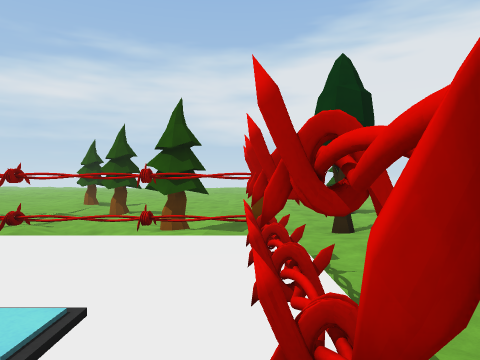
View 1 (above)

17 first-person views from a walk through a 3-D level made in the Unity game engine. The camera is 1.5 m above the floor, looks level and sees 70° across. The floor is counted in squares, 2 m on a side. Each view is taken from the middle of a square. On the plan, view 1 faces up. The plan holds only what a view shows up to about 11 squares ahead; the rest is blank. The place goes on beyond the plan. The player is left out. Surface patterns are stand-ins for the level's own textures.

View 2
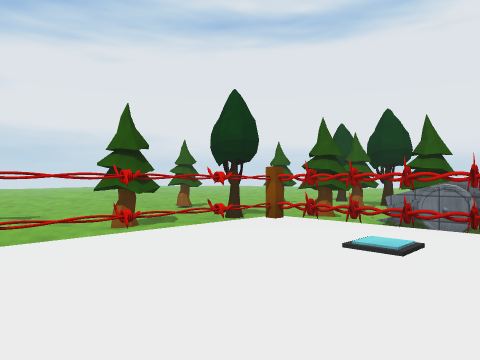

View 3
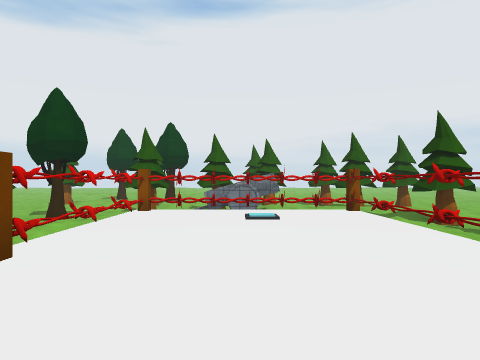

View 4
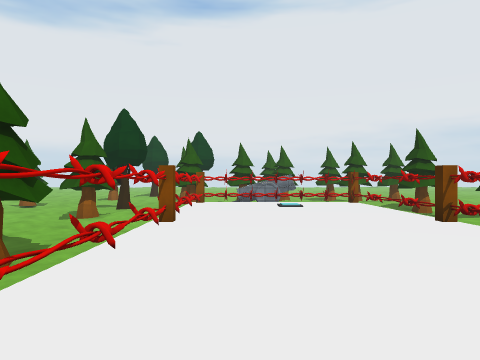

View 5
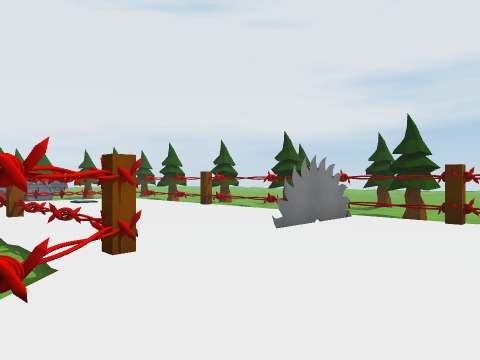

View 6
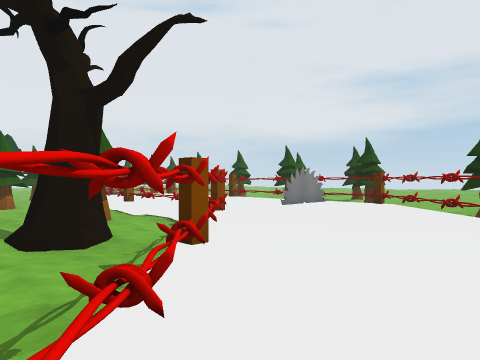

View 7
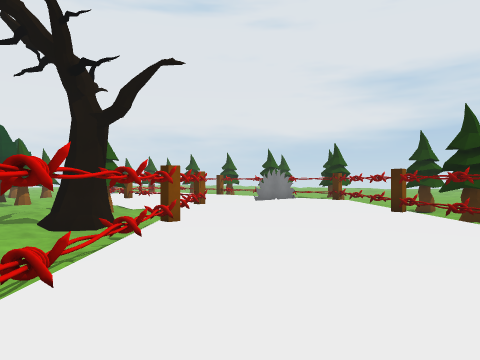

View 8
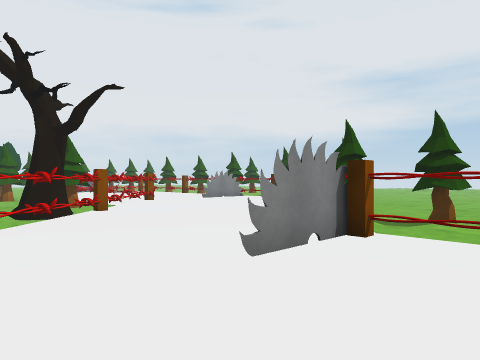

View 9
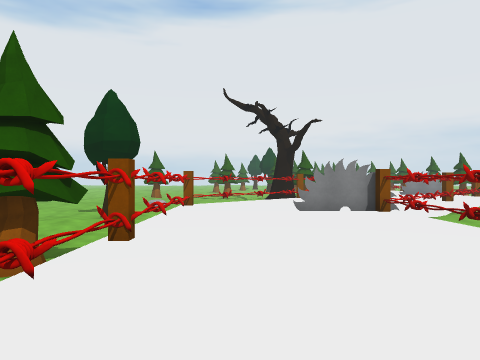

View 10
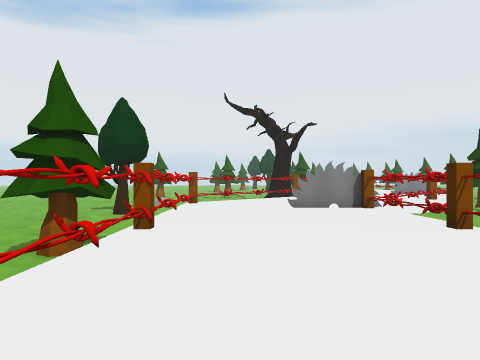

View 11
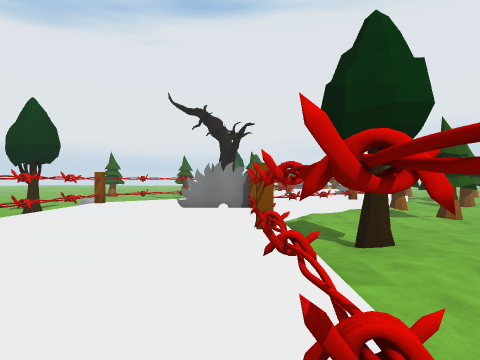

View 12
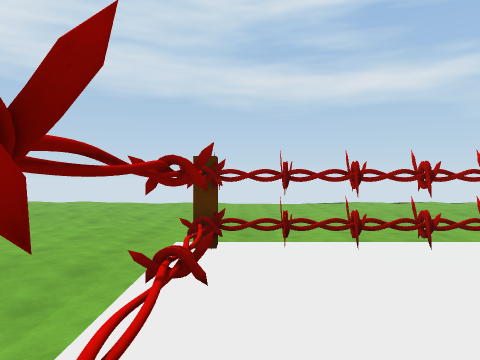

View 13
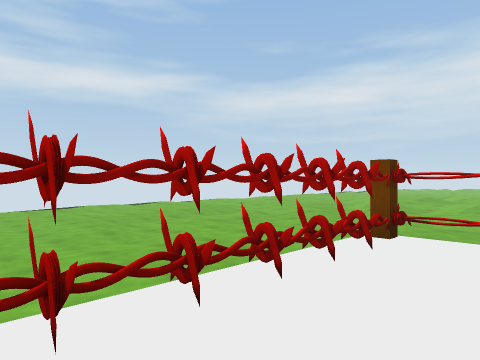

View 14
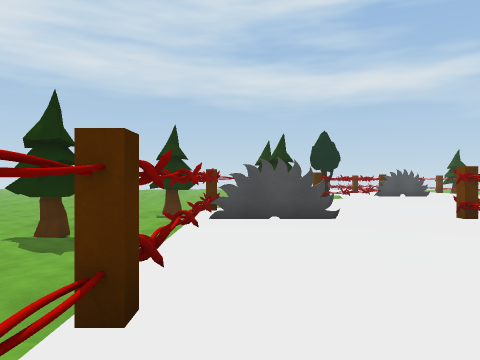

View 15
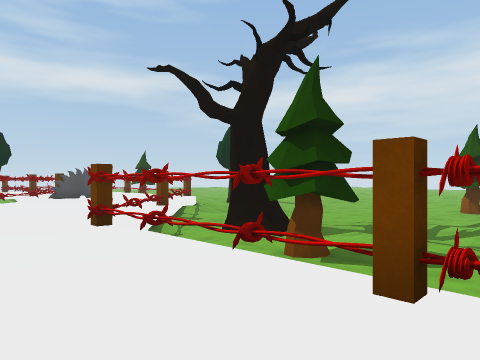

View 16
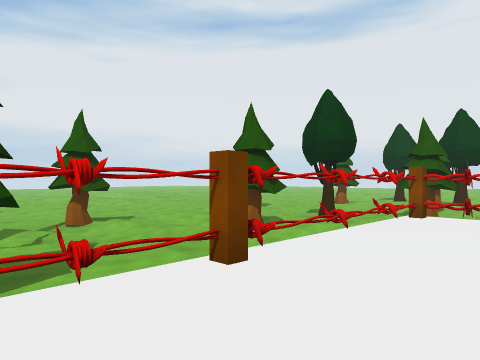

View 17
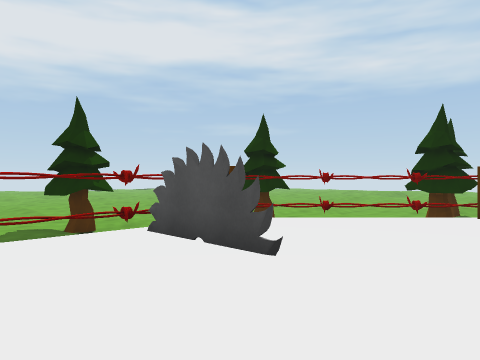

### Floor plan
Key: @ floor where view 1 was taken; # wall or solid block; x gap in a wall; . main floor; - floor 0.25 m lower than the main floor; _ floor 0.5 m lower than the main floor; < floor 0.75 m lower than the main floor; ( floor 1 m lower than the main floor; = window, fence, low wall or low ledge; ^ raised ledge; O other object.
Columns run from 29 left of view 1 to 3 right of it. Each row starts with its distance up from view 1.
 14                       ##
 13      <##<<<_          << <<<
 12 #x x#x###x###      <<<<<<<<<
 11 #............#_    <<<<<<#_<__
 10 #.............#-<_   <<<<<_<<<__
  9 #..............#__    <<<<_<<<<<
  8 #.........#.....#<=##=___<_##<<#
  7 #.........#......#<## <___<##<_##
  6 <=#=###<##x.......#<<<##__(<____#
  5 <<<<<__#<_<#.......#<<_<_#<=__<_#
  4      <__<<<<#.......##.##.#.##=<#
  3       <<_<___##.............O#=_=
  2         <<##x###............O.=<^
  1          _##<#<x...#.........#- #
  0           <<<__ #..#.........@=
 -1           <<<__  x########x#x#
 -2                # <__<__<<_-_<<_
 -3                #   ##        ##

Where each view was taken, in squares from view 1:
view 1: 0 up, 0 right, facing up
view 2: 0 up, 5 left, facing up-right
view 3: 2 up, 8 left, facing right
view 4: 3 up, 11 left, facing right
view 5: 6 up, 13 left, facing down-right
view 6: 10 up, 16 left, facing down-right
view 7: 11 up, 18 left, facing down-right
view 8: 11 up, 21 left, facing down-right
view 9: 10 up, 27 left, facing right
view 10: 10 up, 28 left, facing right
view 11: 7 up, 28 left, facing right
view 12: 7 up, 25 left, facing left
view 13: 7 up, 27 left, facing up-left
view 14: 0 up, 3 left, facing left
view 15: 2 up, 4 left, facing up-left
view 16: 2 up, 7 left, facing up-right
view 17: 4 up, 7 left, facing down-left
